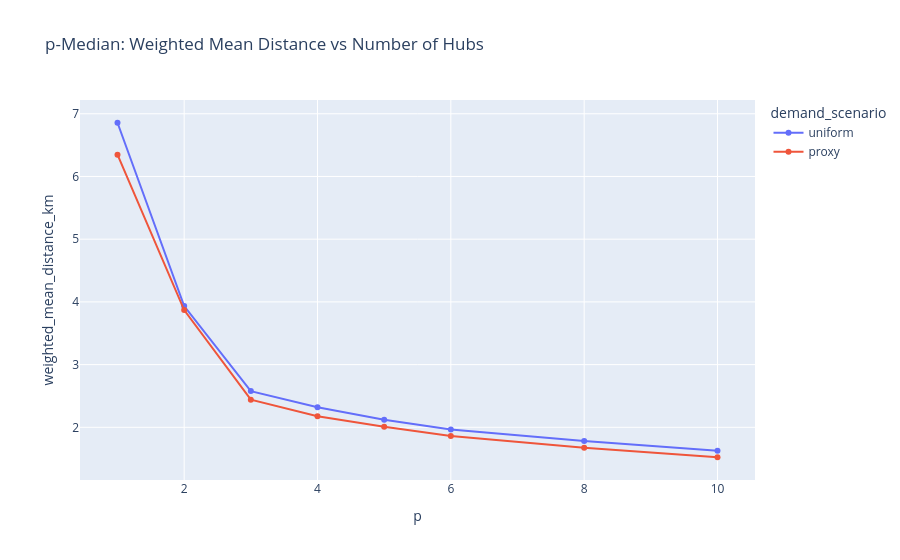

Here is the notebook cell this chart was saved with:
### Markdown cell above
## 4. p-median results

### Code cell
pm=results_df[(results_df.model=="p-median") & results_df.range_km.isna()].copy()
display(pm[["demand_scenario","p","weighted_mean_distance_km","max_distance_km","solve_time_s","selected_hubs"]])
px.line(pm,x="p",y="weighted_mean_distance_km",color="demand_scenario",markers=True,
title="p-Median: Weighted Mean Distance vs Number of Hubs").show()

### Figure 1 — Plotly figure (JSON) as saved in the notebook; plotly's stock layout.template omitted (floating-point values rounded to 4 significant figures)
{"data": [{"hovertemplate": "demand_scenario=uniform<br>p=%{x}<br>weighted_mean_distance_km=%{y}<extra></extra>", "legendgroup": "uniform", "line": {"color": "#636efa", "dash": "solid"}, "marker": {"symbol": "circle"}, "mode": "lines+markers", "name": "uniform", "orientation": "v", "showlegend": true, "type": "scatter", "x": [1.0, 2.0, 3.0, 4.0, 5.0, 6.0, 8.0, 10.0], "xaxis": "x", "y": [6.857, 3.934, 2.577, 2.319, 2.122, 1.963, 1.783, 1.625], "yaxis": "y"}, {"hovertemplate": "demand_scenario=proxy<br>p=%{x}<br>weighted_mean_distance_km=%{y}<extra></extra>", "legendgroup": "proxy", "line": {"color": "#EF553B", "dash": "solid"}, "marker": {"symbol": "circle"}, "mode": "lines+markers", "name": "proxy", "orientation": "v", "showlegend": true, "type": "scatter", "x": [1.0, 2.0, 3.0, 4.0, 5.0, 6.0, 8.0, 10.0], "xaxis": "x", "y": [6.348, 3.869, 2.441, 2.177, 2.007, 1.862, 1.676, 1.523], "yaxis": "y"}], "layout": {"legend": {"title": {"text": "demand_scenario"}, "tracegroupgap": 0}, "title": {"text": "p-Median: Weighted Mean Distance vs Number of Hubs"}, "xaxis": {"anchor": "y", "domain": [0, 1], "title": {"text": "p"}}, "yaxis": {"anchor": "x", "domain": [0, 1], "title": {"text": "weighted_mean_distance_km"}}}}
